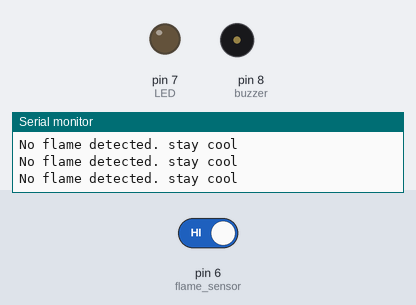
The sketch below on a simulated Arduino Uno, built with avr-gcc and run on an emulated ATmega328P. Parts: output pins drawn as LEDs (lit = HIGH), buzzer (waves = sounding, pin HIGH), the last lines printed to the serial monitor. Dashed ring = blinking. The inputs (shaded band) are chosen by the test bench; at power-on: pin 6 (flame_sensor) HIGH.

Above: at 2.8 s.
2.9 s: pin 6 (flame_sensor) driven LOW
At 3.6 s:
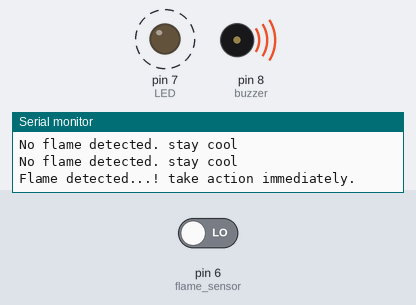
7.0 s: pin 6 (flame_sensor) driven HIGH
At 7.9 s:
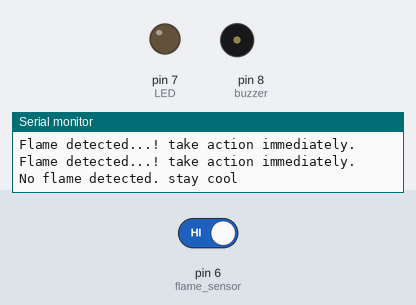
Timing chart, 0 to 10.0 s (numbered marks = the images above; inputs shaded):
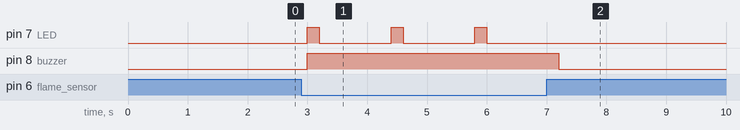

Measured:
- after the input at 2.9 s, pin 7 (LED): alternates HIGH for 0.20 s and LOW for 1.2 s, starting after 0.10 s; pin 8 (buzzer): LOW → HIGH after 0.10 s
- after the input at 7.0 s, pin 7 (LED): stops changing and stays LOW; pin 8 (buzzer): HIGH → LOW after 0.20 s

The sketch:

flamesensor_buzzer.ino
```cpp
int buzzer = 8;
int LED = 7;
int flame_sensor = 6;
int flame_detected;

void setup()
{
  Serial.begin(9600);
  pinMode(buzzer, OUTPUT);
  pinMode(LED, OUTPUT);
  pinMode(flame_sensor, INPUT);
}

void loop()
{
  flame_detected = digitalRead(flame_sensor);
  if (flame_detected == LOW)
  {
    Serial.println("Flame detected...! take action immediately.");
    digitalWrite(buzzer, HIGH);
    digitalWrite(LED, HIGH);
    delay(200);
    digitalWrite(LED, LOW);
    delay(200);
  }
  else
  {
    Serial.println("No flame detected. stay cool");
    digitalWrite(buzzer, LOW);
    digitalWrite(LED, LOW);
  }
  delay(1000);
}
```
